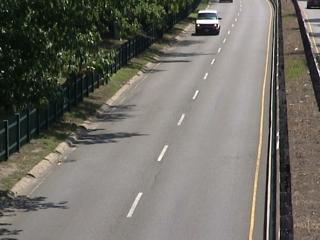
#> input picture zaw_avs_materials/lab02_cfd/highway/input/in000027.jpg, 320 x 240 px, given in place of in000339.jpg, which was not available
$ python Exercise_2.py
#> lines starting #> are read from the running program, lines starting #| are printed output that depends on the picture; after the words box and inside, x2 and y2 are one past the last pixel; in counts of white or black regions, pixels touching at a corner belong together; pictures that were not available may be replaced by others from this repository, and a replacement may not be noted
from pathlib import Path
import cv2
import numpy as np


#import files path
parent_dir = Path(__file__).resolve().parent.parent
images_dir = parent_dir / "zaw_avs_materials" / "lab02_cfd" / "pedestrian" / "input"

def read_frame(i):
#> called with i = 339
    image_path = images_dir / f'in{i:06d}.jpg'
    I = cv2.imread(image_path)
#> I is the input picture: shape (240, 320, 3); mean B, G, R 102.3, 109.5, 111.9
    I = cv2.cvtColor(I, cv2.COLOR_BGR2GRAY)
#> I: shape (240, 320)
    I = I.astype('int')
#> call 2 of read_frame, with i = 340
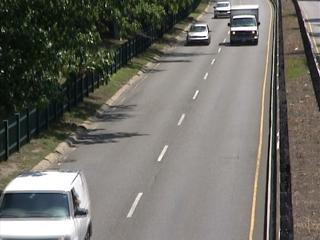
#> input picture zaw_avs_materials/lab02_cfd/highway/input/in000170.jpg, 320 x 240 px, given in place of in000340.jpg, which was not available
#> in read_frame, I is the input picture: shape (240, 320, 3); mean B, G, R 102.9, 109.4, 110.9
#> in read_frame (call 2), `I = cv2.cvtColor(I, cv2.COLOR_BGR2GRAY)`:
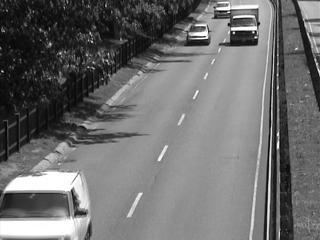
#> I: shape (240, 320); min 1, max 255, mean 109.1

    return I

def detect_object(current_frame, previous_frame):

    subtraction = ((np.int32(current_frame) - np.int32(previous_frame)) + 255)/2
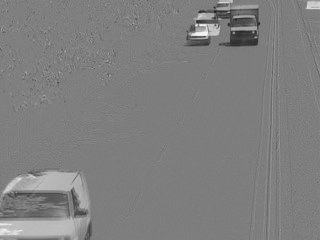
#> subtraction: shape (240, 320) float64; min 23.5, max 247, mean 127.4
    subtraction = np.uintc(subtraction)
    binary_image = np.where(subtraction > 135, 255, 0).astype(np.uint8)
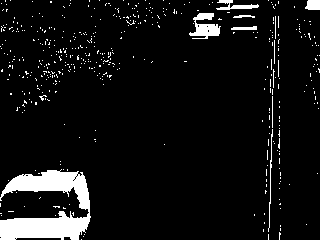
#> binary_image: shape (240, 320); 7.2% white; 462 white regions (451 under 20 px), largest, box (x1, y1, x2, y2) and area: (0, 169, 91, 240) 3440, (189, 13, 221, 39) 444, (216, 0, 259, 10) 193

    binary_image = cv2.medianBlur(binary_image, ksize=5)
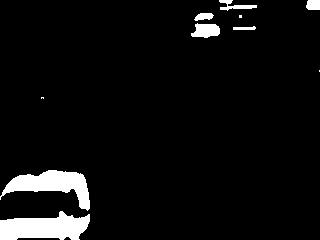
#> binary_image: shape (240, 320); 5.6% white; 10 white regions (3 under 20 px), largest, box (x1, y1, x2, y2) and area: (0, 211, 90, 240) 1834, (0, 170, 90, 211) 1621, (191, 23, 220, 38) 320
    kernel = np.ones((2,2), np.uint8)
    dilated = cv2.dilate(binary_image, kernel, iterations=7)
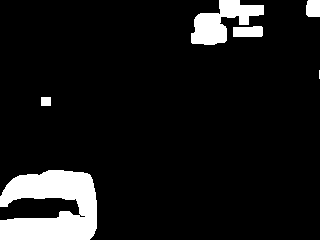
#> dilated: shape (240, 320); 9.4% white; 6 white regions (1 under 20 px), largest, box (x1, y1, x2, y2) and area: (0, 170, 97, 240) 4894, (191, 0, 264, 45) 1652, (233, 26, 263, 37) 308, (306, 0, 320, 17) 229, (41, 97, 51, 106) 90
    eroded = cv2.erode(dilated, kernel, iterations=1)
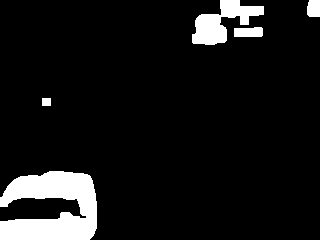
#> eroded: shape (240, 320); 8.8% white; 5 white regions, box (x1, y1, x2, y2) and area: (0, 171, 97, 240) 4654, (192, 0, 264, 45) 1535, (234, 27, 263, 37) 268, (307, 0, 320, 17) 210, (42, 98, 51, 106) 72

    return eroded


previous_frame = read_frame(339)
for i in range(340, 1100, 1) :

#> (the run stopped early here; a loop or call above may not have finished)
